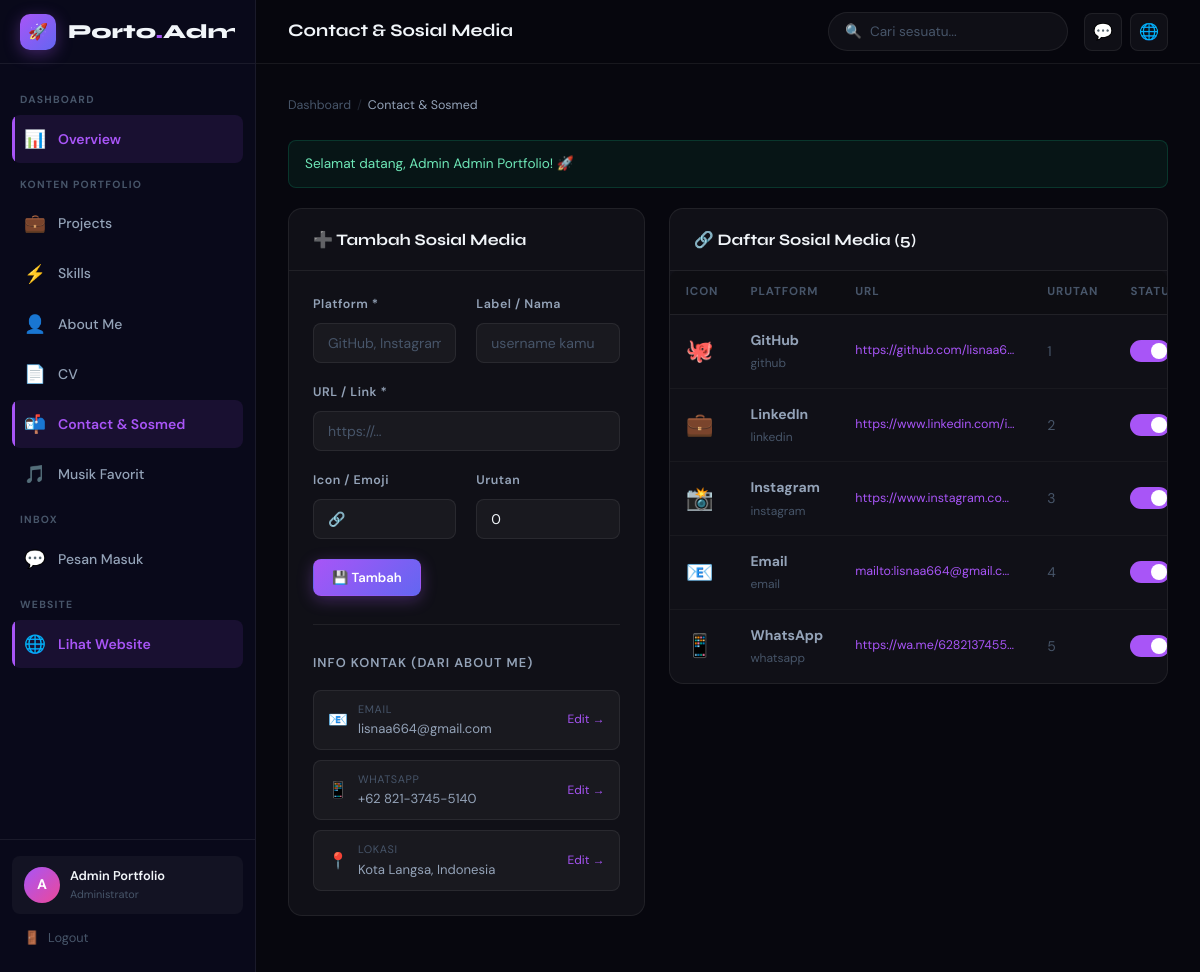
The app's page /admin/contact/index.php (signed in) with its own data.
### tables this page shows
CREATE TABLE IF NOT EXISTS users (
  id         INT UNSIGNED  NOT NULL AUTO_INCREMENT,
  name       VARCHAR(100)  NOT NULL,
  email      VARCHAR(150)  NOT NULL UNIQUE,
  password   VARCHAR(255)  NOT NULL,
  role       ENUM('user','admin') NOT NULL DEFAULT 'user',
  created_at DATETIME      NOT NULL DEFAULT CURRENT_TIMESTAMP,
  updated_at DATETIME      NOT NULL DEFAULT CURRENT_TIMESTAMP ON UPDATE CURRENT_TIMESTAMP,
  PRIMARY KEY (id),
  INDEX idx_email (email)
);

CREATE TABLE IF NOT EXISTS about_me (
  id          INT UNSIGNED  NOT NULL AUTO_INCREMENT,
  full_name   VARCHAR(150)  NOT NULL,
  tagline     VARCHAR(250)  NULL,
  description TEXT          NOT NULL,
  photo       VARCHAR(300)  NULL,
  email       VARCHAR(150)  NULL,
  phone       VARCHAR(30)   NULL,
  location    VARCHAR(150)  NULL,
  birth_year  YEAR          NULL,
  university  VARCHAR(200)  NULL,
  major       VARCHAR(200)  NULL,
  gpa         DECIMAL(3,2)  NULL,
  updated_at  DATETIME      NOT NULL DEFAULT CURRENT_TIMESTAMP ON UPDATE CURRENT_TIMESTAMP,
  PRIMARY KEY (id)
);

CREATE TABLE IF NOT EXISTS social_media (
  id         INT UNSIGNED  NOT NULL AUTO_INCREMENT,
  platform   VARCHAR(50)   NOT NULL,
  label      VARCHAR(100)  NOT NULL,
  url        VARCHAR(500)  NOT NULL,
  icon       VARCHAR(10)   NOT NULL DEFAULT '🔗',
  sort_order INT           NOT NULL DEFAULT 0,
  is_active  TINYINT(1)    NOT NULL DEFAULT 1,
  created_at DATETIME      NOT NULL DEFAULT CURRENT_TIMESTAMP,
  PRIMARY KEY (id)
);

### admin/includes/auth_check.php (called while the page is built, shortened)
<?php
require_once __DIR__ . '/../../config/koneksi.php';
try {
    $pdo  = getDB();
    $stmt = $pdo->prepare("SELECT id, name, email, role FROM users WHERE id = ? LIMIT 1");
    $stmt->execute([$_SESSION['user_id']]);
    $adminUser = $stmt->fetch();
} catch (PDOException $e) {
    die('DB Error: ' . e($e->getMessage()));
}

### config/koneksi.php (called while the page is built, shortened)
<?php
function e(string $str): string {
    return htmlspecialchars($str, ENT_QUOTES | ENT_SUBSTITUTE, 'UTF-8');
}
function getFlash(): ?array {
    if (!empty($_SESSION['flash'])) {
        $flash = $_SESSION['flash'];
        return $flash;
    }
    return null;
}

### admin/contact/index.php (the view, shortened to what this page needs)
<?php
require_once __DIR__ . '/../includes/auth_check.php';
$pdo   = getDB();
$flash = getFlash();
$socials = $pdo->query("SELECT * FROM social_media ORDER BY sort_order, id")->fetchAll();
$about   = $pdo->query("SELECT * FROM about_me LIMIT 1")->fetch();
$editRow = null;
?>
<!DOCTYPE html>
<html lang="id"><head><meta charset="UTF-8"><meta name="viewport" content="width=device-width,initial-scale=1.0">
<title>Contact & Sosmed – Admin</title><link rel="stylesheet" href="/portfolio_redesign/admin/css/admin.css"></head>
<body><div class="admin-layout">
<?php require_once __DIR__ . '/../includes/sidebar.php'; ?>
<main class="admin-main">
<?php require_once __DIR__ . '/../includes/topnav.php'; ?>
<div class="admin-content fade-in">
  <div class="breadcrumb"><a href="/portfolio_redesign/admin/index.php">Dashboard</a><span class="breadcrumb-sep">/</span><span class="breadcrumb-current">Contact & Sosmed</span></div>
  <?php if ($flash): ?><div class="alert alert-<?= e($flash['type']) ?>"><?= e($flash['message']) ?></div><?php endif; ?>
  <div style="display:grid;grid-template-columns:1fr 1.4fr;gap:24px;align-items:start;">
    <div class="content-card">
      <div class="card-header"><div class="card-title"><?= $editRow ? '✏️ Edit Sosial Media' : '➕ Tambah Sosial Media' ?></div></div>
      <div class="card-body">
        <form method="POST">
          <div class="form-row">
            <div class="form-group">
              <label>Platform *</label>
              <input type="text" name="platform" class="form-control" value="<?= e($editRow['platform'] ?? '') ?>" placeholder="GitHub, Instagram..." required>
            </div>
            <div class="form-group">
              <label>Label / Nama</label>
              <input type="text" name="label" class="form-control" value="<?= e($editRow['label'] ?? '') ?>" placeholder="username kamu">
            </div>
          </div>
          <div class="form-group">
            <label>URL / Link *</label>
            <input type="text" name="url" class="form-control" value="<?= e($editRow['url'] ?? '') ?>" placeholder="https://..." required>
          </div>
          <div class="form-row">
            <div class="form-group">
              <label>Icon / Emoji</label>
              <input type="text" name="icon" class="form-control" value="<?= e($editRow['icon'] ?? '🔗') ?>" maxlength="10">
            </div>
            <div class="form-group">
              <label>Urutan</label>
              <input type="number" name="sort_order" class="form-control" value="<?= e($editRow['sort_order'] ?? 0) ?>" min="0">
            </div>
          </div>
          <div style="display:flex;gap:10px;">
            <button type="submit" class="btn btn-primary">💾 <?= $editRow ? 'Update' : 'Tambah' ?></button>
          </div>
        </form>
        <hr style="border:none;border-top:1px solid var(--border);margin:28px 0;">
        <h4 style="font-size:0.8rem;font-weight:600;color:var(--text-muted);margin-bottom:16px;text-transform:uppercase;letter-spacing:0.08em;">Info Kontak (dari About Me)</h4>
        <?php if ($about): ?>
        <div style="display:flex;flex-direction:column;gap:10px;">
          <?php $infos = [['📧','Email',$about['email']],['📱','WhatsApp',$about['phone']],['📍','Lokasi',$about['location']]];
          foreach ($infos as [$icon,$lbl,$val]): ?>
          <div style="display:flex;align-items:center;gap:10px;padding:10px 14px;background:var(--glass);border:1px solid var(--border);border-radius:var(--radius-sm);">
            <span><?= $icon ?></span>
            <div>
              <div style="font-size:0.68rem;color:var(--text-dim);text-transform:uppercase;letter-spacing:0.06em;"><?= $lbl ?></div>
              <div style="font-size:0.82rem;color:var(--text-muted);"><?= e($val ?? '—') ?></div>
            </div>
            <a href="/portfolio_redesign/admin/about/index.php" style="margin-left:auto;font-size:0.75rem;color:var(--primary);">Edit →</a>
          </div>
          <?php endforeach; ?>
        </div>
        <?php endif; ?>
      </div>
    </div>
    <div class="content-card">
      <div class="card-header"><div class="card-title">🔗 Daftar Sosial Media (<?= count($socials) ?>)</div></div>
      <div class="table-wrapper">
        <table data-searchable>
          <thead><tr><th>Icon</th><th>Platform</th><th>URL</th><th>Urutan</th><th>Status</th><th>Aksi</th></tr></thead>
          <tbody>
            <?php if (empty($socials)): ?>
            <tr><td colspan="6"><div class="empty-state"><div class="empty-icon">🔗</div><div class="empty-title">Belum ada sosial media</div></div></td></tr>
            <?php else: foreach ($socials as $s): ?>
            <tr>
              <td style="font-size:1.4rem;"><?= e($s['icon']) ?></td>
              <td><strong><?= e($s['platform']) ?></strong><br><span style="font-size:0.75rem;color:var(--text-dim);"><?= e($s['label']) ?></span></td>
              <td><a href="<?= e($s['url']) ?>" target="_blank" style="color:var(--primary);font-size:0.78rem;max-width:160px;display:block;white-space:nowrap;overflow:hidden;text-overflow:ellipsis;"><?= e($s['url']) ?></a></td>
              <td style="color:var(--text-dim)"><?= $s['sort_order'] ?></td>
              <td>
                <form method="POST" style="display:inline;">
                  <label class="toggle-switch"><input type="checkbox" class="toggle-active" <?= $s['is_active']?'checked':'' ?>><span class="toggle-slider"></span></label>
                </form>
              </td>
            </tr>
            <?php endforeach; endif; ?>
          </tbody>
        </table>
      </div>
    </div>
  </div>
</div>
</main>
</div>
</body></html>

### admin/includes/sidebar.php (shortened to what this page needs)
<?php
$currentPage = basename($_SERVER['PHP_SELF']);
?>
<aside class="sidebar" id="sidebar">
  <div class="sidebar-header">
    <div class="sidebar-logo-icon">🚀</div>
    <div class="sidebar-logo">Porto<span>.</span>Admin</div>
  </div>
  <nav class="sidebar-nav">
    <div class="sidebar-section-label">Dashboard</div>
    <a href="/portfolio_redesign/admin/index.php"
       class="sidebar-item <?= $currentPage==='index.php' && strpos($_SERVER['PHP_SELF'],'admin')!==false ? 'active':'' ?>">
      <span class="sidebar-icon">📊</span>
      <span class="sidebar-label">Overview</span>
    </a>
    <div class="sidebar-section-label">Konten Portfolio</div>
    <a href="/portfolio_redesign/admin/projects/index.php"
       class="sidebar-item <?= strpos($_SERVER['PHP_SELF'],'projects')!==false ? 'active':'' ?>">
      <span class="sidebar-icon">💼</span>
      <span class="sidebar-label">Projects</span>
    </a>
    <a href="/portfolio_redesign/admin/skills/index.php"
       class="sidebar-item <?= strpos($_SERVER['PHP_SELF'],'skills')!==false ? 'active':'' ?>">
      <span class="sidebar-icon">⚡</span>
      <span class="sidebar-label">Skills</span>
    </a>
    <a href="/portfolio_redesign/admin/about/index.php"
       class="sidebar-item <?= strpos($_SERVER['PHP_SELF'],'about')!==false ? 'active':'' ?>">
      <span class="sidebar-icon">👤</span>
      <span class="sidebar-label">About Me</span>
    </a>
    <a href="/portfolio_redesign/admin/cv/index.php"
       class="sidebar-item <?= strpos($_SERVER['PHP_SELF'],'/cv/')!==false ? 'active':'' ?>">
      <span class="sidebar-icon">📄</span>
      <span class="sidebar-label">CV</span>
    </a>
    <a href="/portfolio_redesign/admin/contact/index.php"
       class="sidebar-item <?= strpos($_SERVER['PHP_SELF'],'contact')!==false ? 'active':'' ?>">
      <span class="sidebar-icon">📬</span>
      <span class="sidebar-label">Contact & Sosmed</span>
    </a>
    <a href="/portfolio_redesign/admin/music/index.php"
       class="sidebar-item <?= strpos($_SERVER['PHP_SELF'],'music')!==false ? 'active':'' ?>">
      <span class="sidebar-icon">🎵</span>
      <span class="sidebar-label">Musik Favorit</span>
    </a>
    <div class="sidebar-section-label">Inbox</div>
    <a href="/portfolio_redesign/admin/messages/index.php"
       class="sidebar-item <?= strpos($_SERVER['PHP_SELF'],'messages')!==false ? 'active':'' ?>">
      <span class="sidebar-icon">💬</span>
      <span class="sidebar-label">Pesan Masuk</span>
    </a>
    <div class="sidebar-section-label">Website</div>
    <a href="/portfolio_redesign/index.php" target="_blank" class="sidebar-item">
      <span class="sidebar-icon">🌐</span>
      <span class="sidebar-label">Lihat Website</span>
    </a>
  </nav>
  <div class="sidebar-footer">
    <div class="sidebar-user">
      <div class="sidebar-avatar"><?= strtoupper(substr($adminUser['name'],0,1)) ?></div>
      <div class="sidebar-user-info">
        <div class="sidebar-user-name"><?= e($adminUser['name']) ?></div>
        <div class="sidebar-user-role">Administrator</div>
      </div>
    </div>
    <a href="/portfolio_redesign/auth/logout.php"
       style="display:flex;align-items:center;gap:8px;padding:8px 12px;border-radius:var(--radius-sm);color:var(--text-dim);font-size:0.8rem;transition:var(--transition);margin-top:6px;"
       onmouseover="this.style.color='var(--red)';this.style.background='rgba(239,68,68,0.08)';"
       onmouseout="this.style.color='var(--text-dim)';this.style.background='transparent';">
      <span>🚪</span> <span class="sidebar-label">Logout</span>
    </a>
  </div>
</aside>

### records on screen
users: name "A", name "Admin Portfolio"
about_me: location "Kota Langsa, Indonesia"
social_media: icon "🐙", platform "GitHub", label "github", url "https://github.com/lisnaa6…", sort_order "1"
social_media: icon "💼", platform "LinkedIn", label "linkedin", url "https://www.linkedin.com/i…", sort_order "2"
social_media: icon "📸", platform "Instagram", label "instagram", url "https://www.instagram.co…", sort_order "3"
social_media: icon "📧", platform "Email", label "email", url "mailto:lisnaa664@gmail.c…", sort_order "4"
social_media: icon "📱", platform "WhatsApp", label "whatsapp", url "https://wa.me/6282137455…", sort_order "5"

### other values on screen
$pageTitle "Contact & Sosial Media"
$flash['message'] "Selamat datang, Admin Admin Portfolio! 🚀"
$icon "📧"
$lbl "EMAIL"
$val "lisnaa664@gmail.com"
$icon "📱"
$lbl "WHATSAPP"
$val "+62 821-3745-5140"
$icon "📍"
$lbl "LOKASI"
count($socials) "5"
